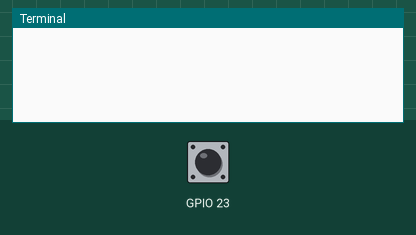
Bench run of a program on a simulated Raspberry Pi (BCM pin numbers). Shown: the last lines printed to the terminal. Inputs (shaded band) come from the test bench; at power-on: GPIO 23 HIGH.

Above: at 1.2 s.
1.3 s: GPIO 23 pulled LOW for 0.15 s
At 1.43 s:
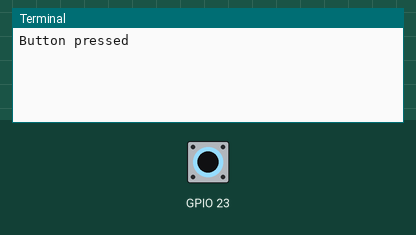
At 2.5 s:
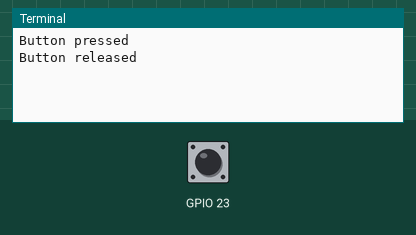

The program:

main.py
```python
import gpiozero
from time import sleep


class Button:
    def __init__(self, pin=23):
        self.is_pressed = False
        self.button = gpiozero.Button(pin, bounce_time=0.05)
        self.button.when_pressed = self.press
        self.button.when_released = self.release

    def press(self):
        self.is_pressed = True
        print("Button pressed")

    def release(self):
        self.is_pressed = False
        print("Button released")


if __name__ == "__main__":
    button = Button()
    while True:
        sleep(1)
```

Measured:
- after the input at 1.3 s, the terminal: prints a new line at once (image 1)
